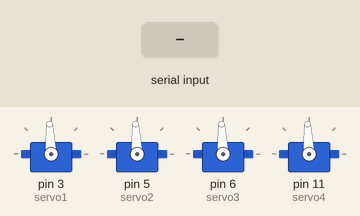
Recording of a sketch running on a simulated Arduino Uno, built with avr-gcc and run on an emulated ATmega328P. Shown: 4 × servo. Inputs (shaded band) come from the test bench.

Above: at 1.2 s.
1.3 s: "<" received over Serial
At 2.4 s:
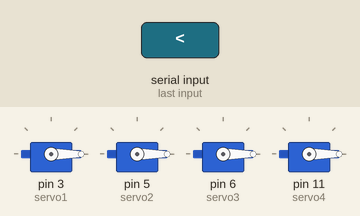
Timing chart, 0 to 4.3 s (numbered marks = the images above; inputs shaded):
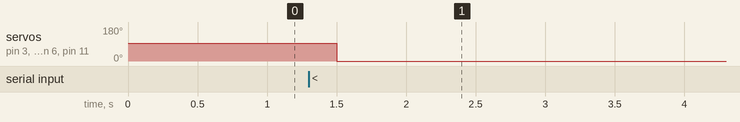

Measured:
- after the input at 1.3 s, servo on pin 3 (servo1), servo on pin 5 (servo2), servo on pin 6 (servo3), servo on pin 11 (servo4): 93° → 0° after 0.20 s

The sketch:

servo_control.ino
```cpp
#include <Servo.h>

Servo servo1;
Servo servo2;
Servo servo3;
Servo servo4;

void setup() {
  Serial.begin(9600);
  Serial.setTimeout(50);

  servo1.attach(3);
  servo2.attach(5);
  servo3.attach(6);
  servo4.attach(11);

  servo1.writeMicroseconds(1500);
  servo2.writeMicroseconds(1500);
  servo3.writeMicroseconds(1500);
  servo4.writeMicroseconds(1500);
}

void loop() {
  if (Serial.available() > 0) {
    char c = Serial.read();

    // Ignore the LED character and wait for the bracket
    if (c == '<') {
      int s1 = Serial.parseInt();
      int s2 = Serial.parseInt();
      int s3 = Serial.parseInt();
      int s4 = Serial.parseInt();

      servo1.writeMicroseconds(s1);
      servo2.writeMicroseconds(s2);
      servo3.writeMicroseconds(s3);
      servo4.writeMicroseconds(s4);
    }
  }
}
```
